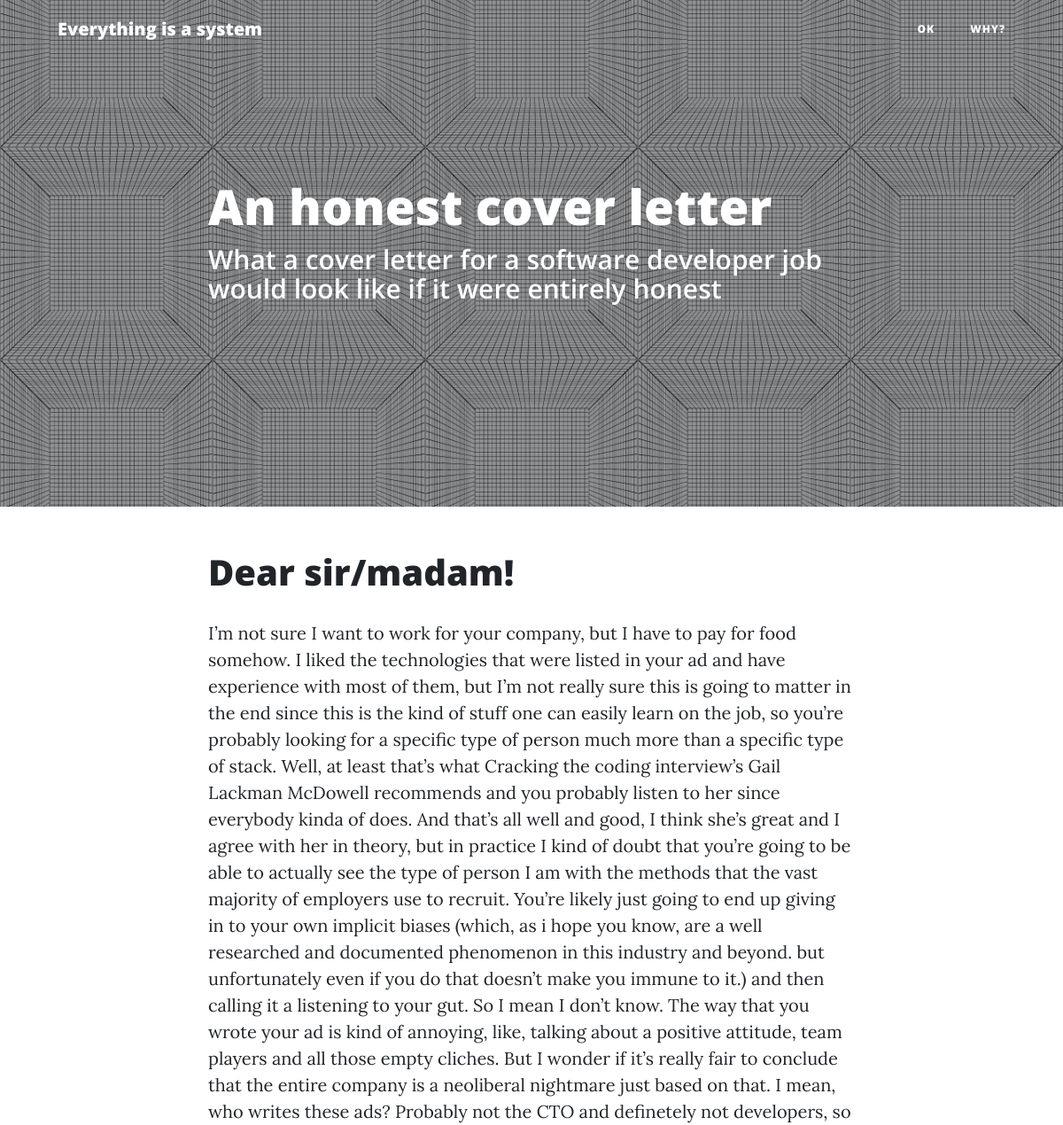
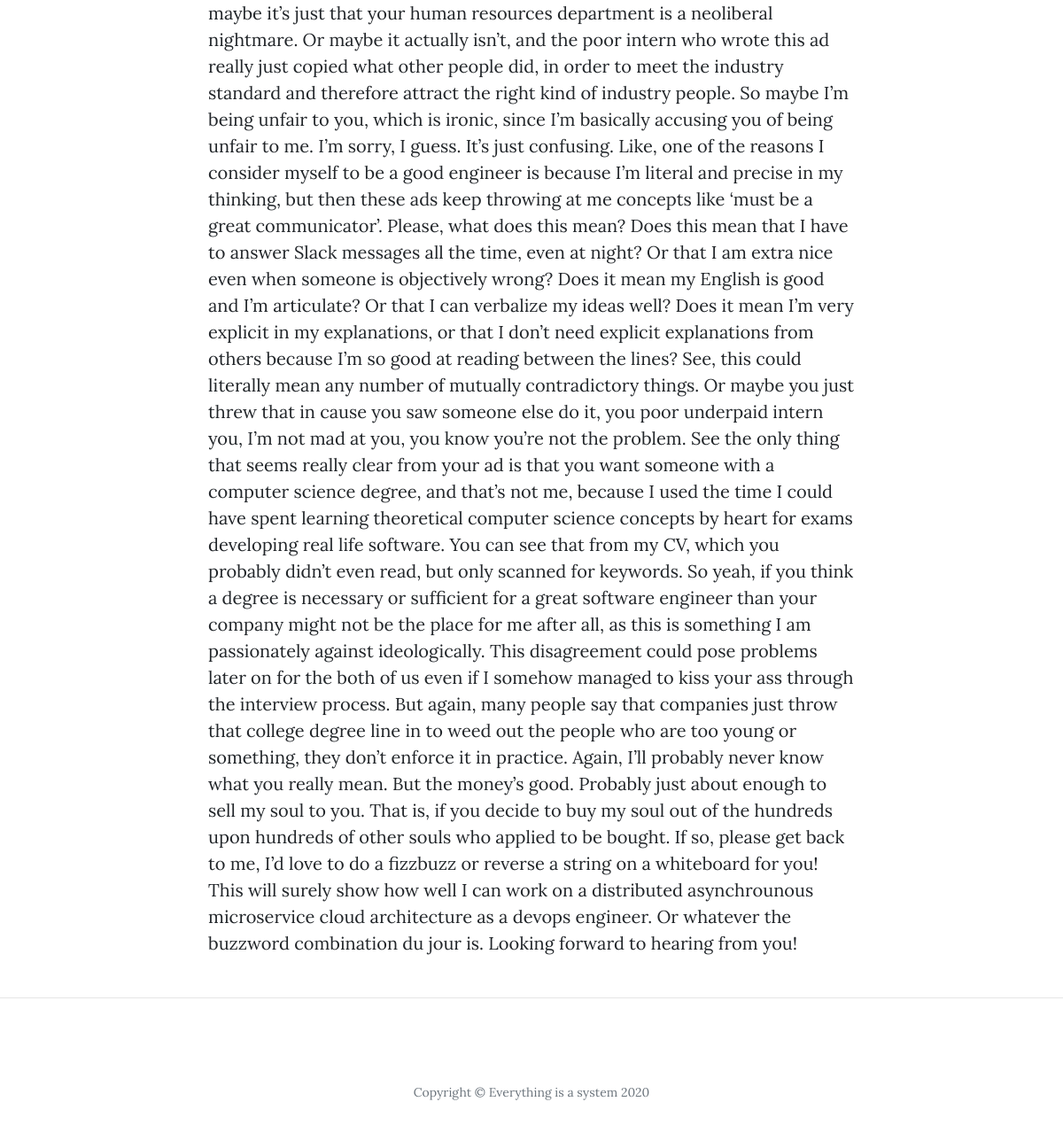
Screenshot of /post/3 with the database file from the repository (2 pictures, top to bottom).
### mainapp/models.py (models this page shows)
class BlogPost(models.Model):
    title = models.CharField(max_length=500)
    subtitle = models.TextField(default=" ")
    content = models.TextField()
    created_on = models.DateTimeField(auto_now_add=True)

### mainapp/views.py (the view)
# urls.py: path('post/<int:pk>', views.post, name='blogpost')
def post(request, pk):
    post = BlogPost.objects.get(pk=pk)
    title = post.title
    subtitle = post.subtitle
    content = post.content
    context = {'title': title, 'subtitle': subtitle, 'content': content}
    return render(request, 'post.html', context)

### mainapp/templatetags/markdown_extras.py (called while the page is built)
@register.filter()
@stringfilter
def markdown(value):
    return md.markdown(value, extensions=['markdown.extensions.fenced_code'])

### mainapp/templates/post.html
{% extends 'base.html' %}
{% load static %}
{% load markdown_extras %}
{% block maintitle %}
<div class="container">
  <div class="row">
    <div class="col-lg-8 col-md-10 mx-auto">
      <div class="post-heading">
        <h1> {{ title }} </h1>
        <h2 class="subheading"> {{ subtitle }} </h2>
      </div>
    </div>
  </div>
</div>
{% endblock %}
{% block post %}
  <article>
    <div class="container">
      <div class="row">
        <div class="col-lg-8 col-md-10 mx-auto">
          {{ content | markdown | safe }}
        </div>
      </div>
    </div>
  </article>
  <hr>
{% endblock %}

### assets/css/clean-blog.css (style rules this page uses)
body { font-size: 20px; color: #212529; font-family: 'Lora', 'Times New Roman', serif; }
p { line-height: 1.5; margin: 30px 0; }
h1, h2, h3, h4, h5, h6 { font-weight: 800; font-family: 'Open Sans', 'Helvetica Neue', Helvetica, Arial, sans-serif; }
header.masthead .page-heading, header.masthead .post-heading, header.masthead .site-heading { padding: 200px 0 150px; color: white; }
@media only screen and (min-width: 768px) { header.masthead .page-heading, header.masthead .post-heading, header.masthead .site-heading { padding: 200px 0; } }
header.masthead .post-heading h1 { font-size: 35px; }
header.masthead .post-heading .meta, header.masthead .post-heading .subheading { line-height: 1.1; display: block; }
header.masthead .post-heading .subheading { font-size: 24px; font-weight: 600; margin: 10px 0 30px; font-family: 'Open Sans', 'Helvetica Neue', Helvetica, Arial, sans-serif; }
@media only screen and (min-width: 768px) { header.masthead .post-heading h1 { font-size: 55px; } }
@media only screen and (min-width: 768px) { header.masthead .post-heading .subheading { font-size: 30px; } }

### rows the page displays
BlogPost: title "An honest cover letter", subtitle "What a cover letter for a software developer job would look like if it were entirely honest", content "Dear sir/madam! I’m not sure I want to work for your company, but I have to pay for food somehow. I liked the technologies that were listed in your ad and have experience with most of them, but I’m not really sure this is going to matter in the end since this is the kind of stuff one can easily learn on the job, so you’re probably looking for a specific type of person much more than a specific type of stack. Well, at least that’s what Cracking the coding interview’s Gail Lackman McDowell recommends and you probably listen to her since everybody kinda of does. And that’s all well and good, I think she’s great and I agree with her in theory, but in practice I kind of doubt that you’re going…"
